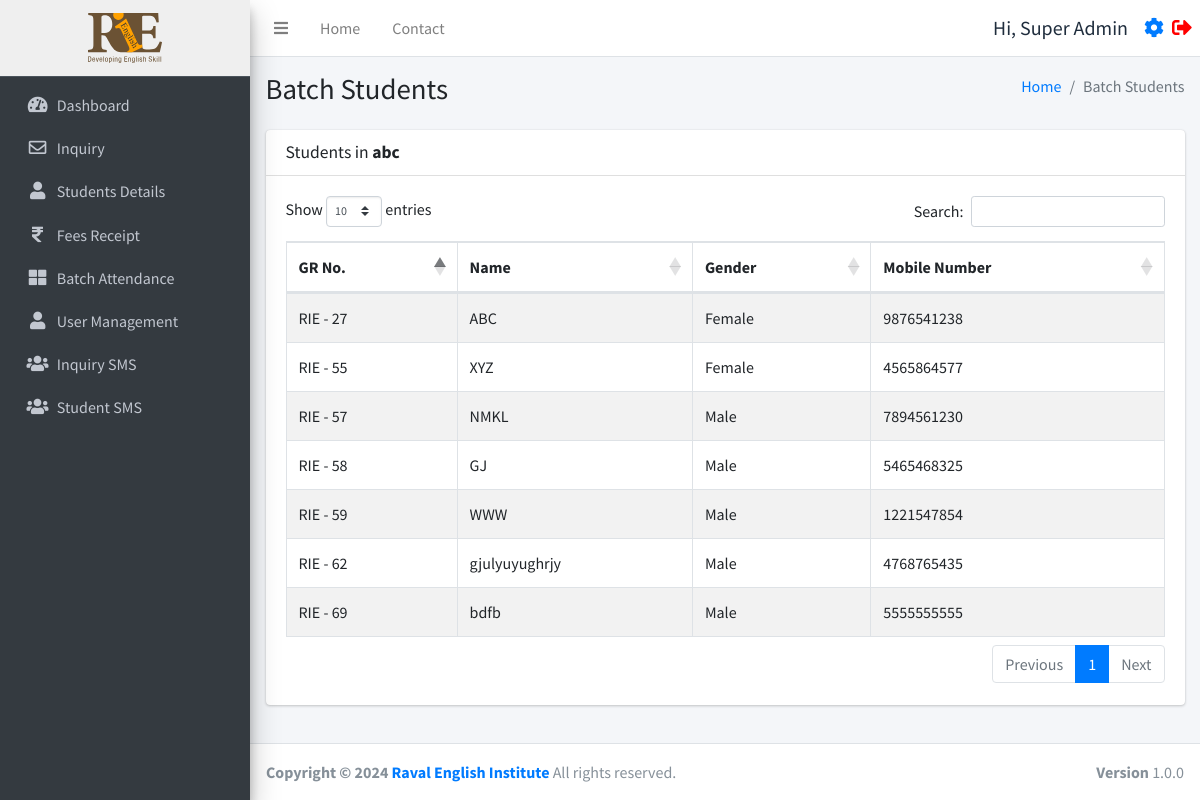
The app's page /batch_students.php?id=5 (signed in), older data.
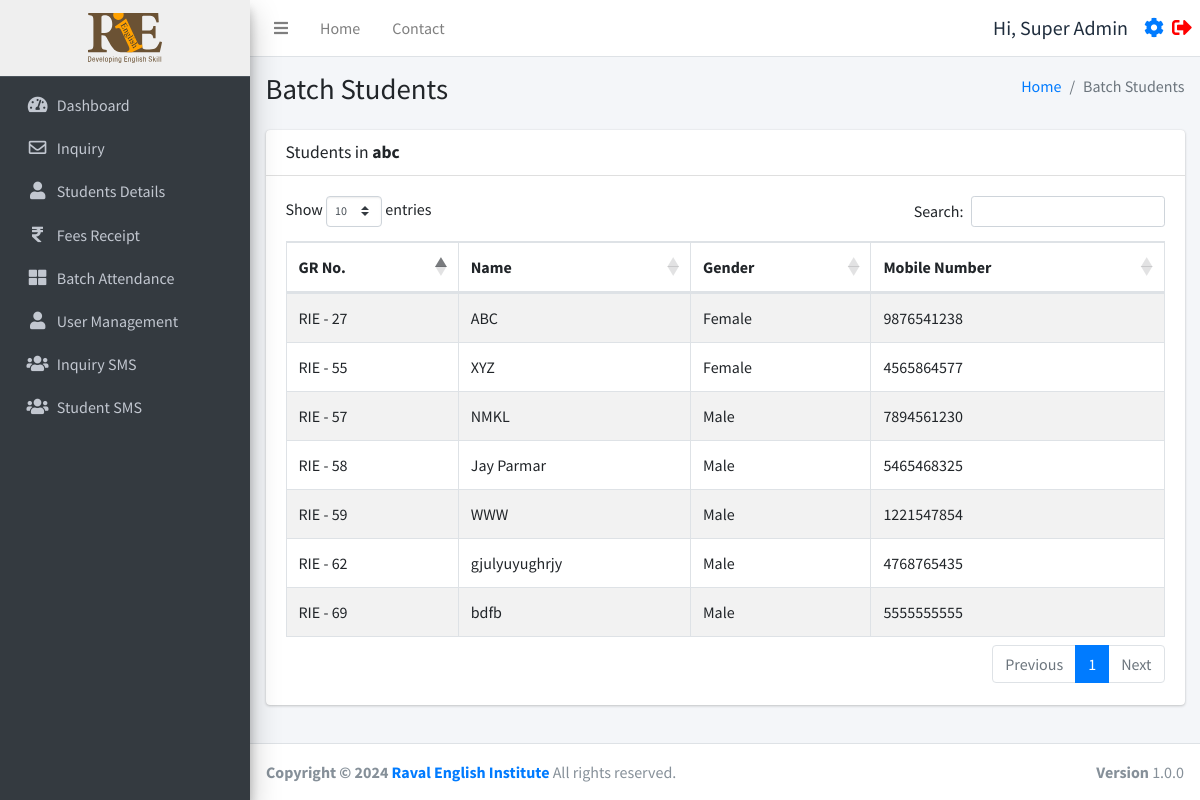
The same page, newer data.
### tables this page shows
CREATE TABLE `studentinfo` (
  `id` int(11) NOT NULL,
  `name` varchar(255) DEFAULT NULL,
  `batch` int(11) DEFAULT NULL,
  `batch_name` varchar(255) DEFAULT NULL,
  `father_name` varchar(255) DEFAULT NULL,
  `mother_name` varchar(255) DEFAULT NULL,
  `dob` date DEFAULT NULL,
  `gender` varchar(50) DEFAULT NULL,
  `mobile_number` varchar(15) DEFAULT NULL,
  `fee_status` int(10) DEFAULT 0,
  `profession` varchar(100) DEFAULT NULL,
  `address` varchar(255) DEFAULT NULL,
  `admission_time` date DEFAULT NULL,
  `due_date` date DEFAULT NULL,
  `created_at` datetime NOT NULL DEFAULT current_timestamp(),
  `pending_fees` int(10) DEFAULT 0,
  `discount` int(10) NOT NULL,
  `total_fees` int(11) NOT NULL,
  `paid_fees` int(11) NOT NULL,
  `father_number` varchar(50) NOT NULL,
  `home_number` varchar(50) NOT NULL,
  `reference` varchar(200) DEFAULT NULL,
  `father_profession` varchar(200) DEFAULT NULL,
  `workplace_address` varchar(255) DEFAULT NULL,
  `aadharcard_number` varchar(20) DEFAULT NULL,
  `joining_purpose` varchar(255) DEFAULT NULL,
  `extratime_daily` varchar(255) DEFAULT NULL
);

### function.php (called while the page is built, shortened)
<?php
require_once('db.php');
function selectFromTable($tableName, $columns, $whereConditions) {
    global $db;
    try {
        $sql = "SELECT " . implode(', ', $columns) . " FROM $tableName";
        if (!empty($whereConditions)) {
            $sql .= " WHERE " . implode(' AND ', array_map(function ($col) {
                return "$col = :$col";
            }, array_keys($whereConditions)));
        }
        $stmt = $db->prepare($sql);
        foreach ($whereConditions as $col => $value) {
            $stmt->bindValue(":$col", $value);
        }
        $stmt->execute();
        return $stmt->fetchAll(PDO::FETCH_ASSOC);
    } catch (PDOException $e) {
        return false;
    }
}
?>

### batch_students.php (the view, shortened to what the changed rows need)
<!DOCTYPE html>
<html lang="en">
<head>
</head>
<body>
    <div class="wrapper">
        <?php include ('./header.php'); ?>
        <?php require_once 'function.php'; ?>
        <div class="content-wrapper">
            <div class="content-header">
                <div class="container-fluid">
                    <div class="row mb-2">
                        <div class="col-sm-6">
                            <h1>Batch Students</h1>
                        </div>
                    </div>
                </div>
            </div>
            <section class="content">
                <div class="container-fluid">
                    <div class="row">
                        <div class="col-12">
                            <div class="card">
                                <div class="card-body">
                                    <table id="example1" class="table table-bordered table-striped">
                                        <thead>
                                            <tr>
                                                <th>GR No.</th>
                                                <th>Name</th>
                                                <th>Gender</th>
                                                <th>Mobile Number</th>
                                            </tr>
                                        </thead>
                                        <tbody>
                                            <?php
                                            $batchId = isset($_GET['id']) ? intval($_GET['id']) : 0;
                                            $students = selectFromTable('studentinfo', ['id', 'name', 'gender', 'mobile_number'], ['batch' => $batchId]);
                                            foreach ($students as $student) {
                                                echo "<tr>";
                                                echo "<td>RIE - " . htmlspecialchars($student['id']) . "</td>";
                                                echo "<td>" . htmlspecialchars($student['name']) . "</td>";
                                                echo "<td>" . htmlspecialchars($student['gender']) . "</td>";
                                                echo "<td>" . htmlspecialchars($student['mobile_number']) . "</td>";
                                                echo "</tr>";
                                            }
                                            ?>
                                        </tbody>
                                    </table>
                                </div>
                            </div>
                        </div>
                    </div>
                </div>
            </section>
        </div>
        <?php include ('./footer.php'); ?>

### header.php (shortened to what the changed rows need)
<?php
require_once 'db.php';
require_once ('function.php');
?>
<!DOCTYPE html>
<html lang="en">
<head>
  <link rel="stylesheet" href="./plugins/fontawesome-free/css/all.min.css">
  <link rel="stylesheet" href="https://code.ionicframework.com/ionicons/2.0.1/css/ionicons.min.css">
  <link rel="stylesheet" href="./plugins/icheck-bootstrap/icheck-bootstrap.min.css">
  <link rel="stylesheet" href="https://cdn.datatables.net/1.10.19/css/dataTables.bootstrap4.min.css">
  <link rel="stylesheet" href="./asset/css/adminlte.min.css">
  <link rel="stylesheet" href="./asset/css/style.css">
</head>
<body class="hold-transition sidebar-mini layout-fixed">
  <div class="wrapper">
    <aside class="main-sidebar sidebar-dark-primary elevation-4">
      <?php if ($_SESSION['user_status'] === 'faculty'): ?>
        <a href="./batch.php" class="brand-link" style="text-align:center;background:#efefef;">
        <?php else: ?>
          <a href="./dashboard.php" class="brand-link" style="text-align:center;background:#efefef;">
          <?php endif; ?>
          <img src="./asset/img/logo.svg" alt="RIE logo Logo" style="height:50px;">
        </a>
    </aside>

Row changes from the older to the newer data that the page shows:
changed studentinfo id 58: name "GJ" → "Jay Parmar"
